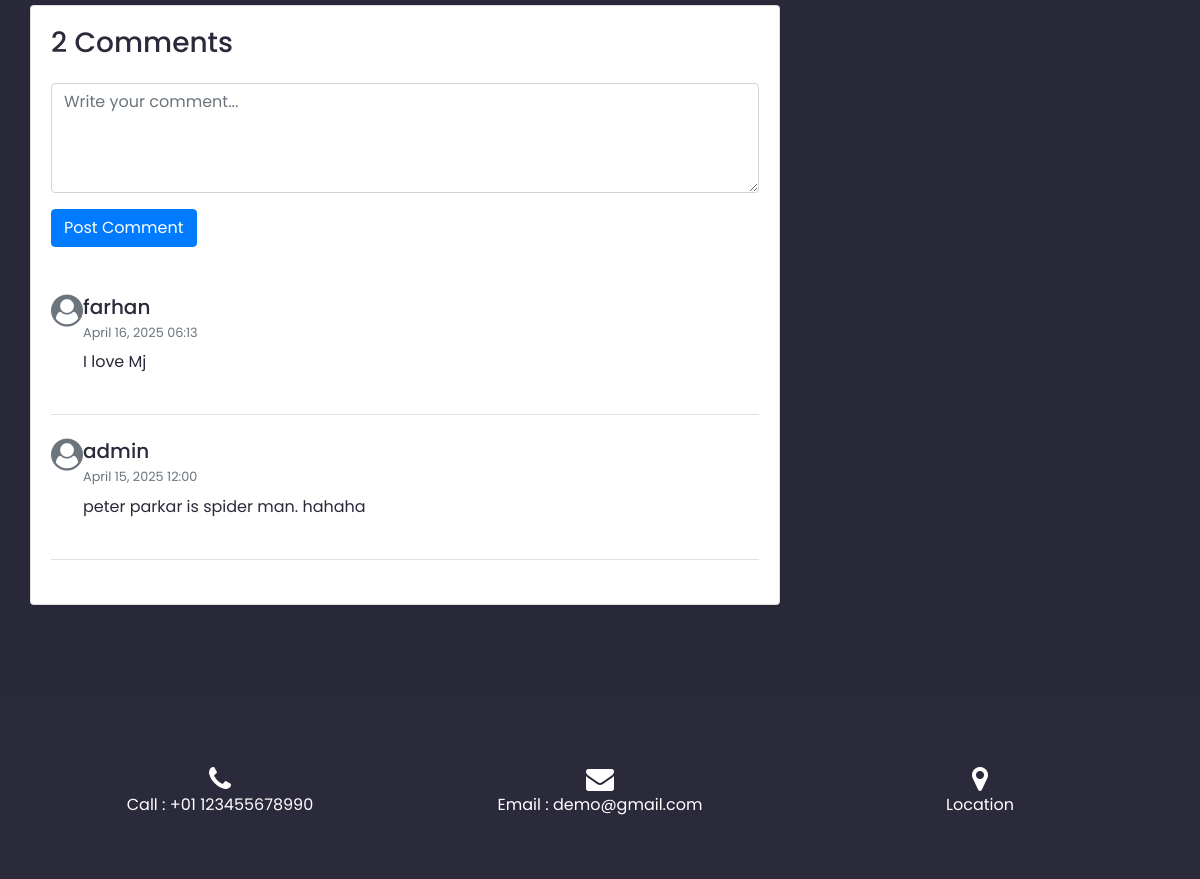
The app's page /blogs/1/ (middle part), older data.
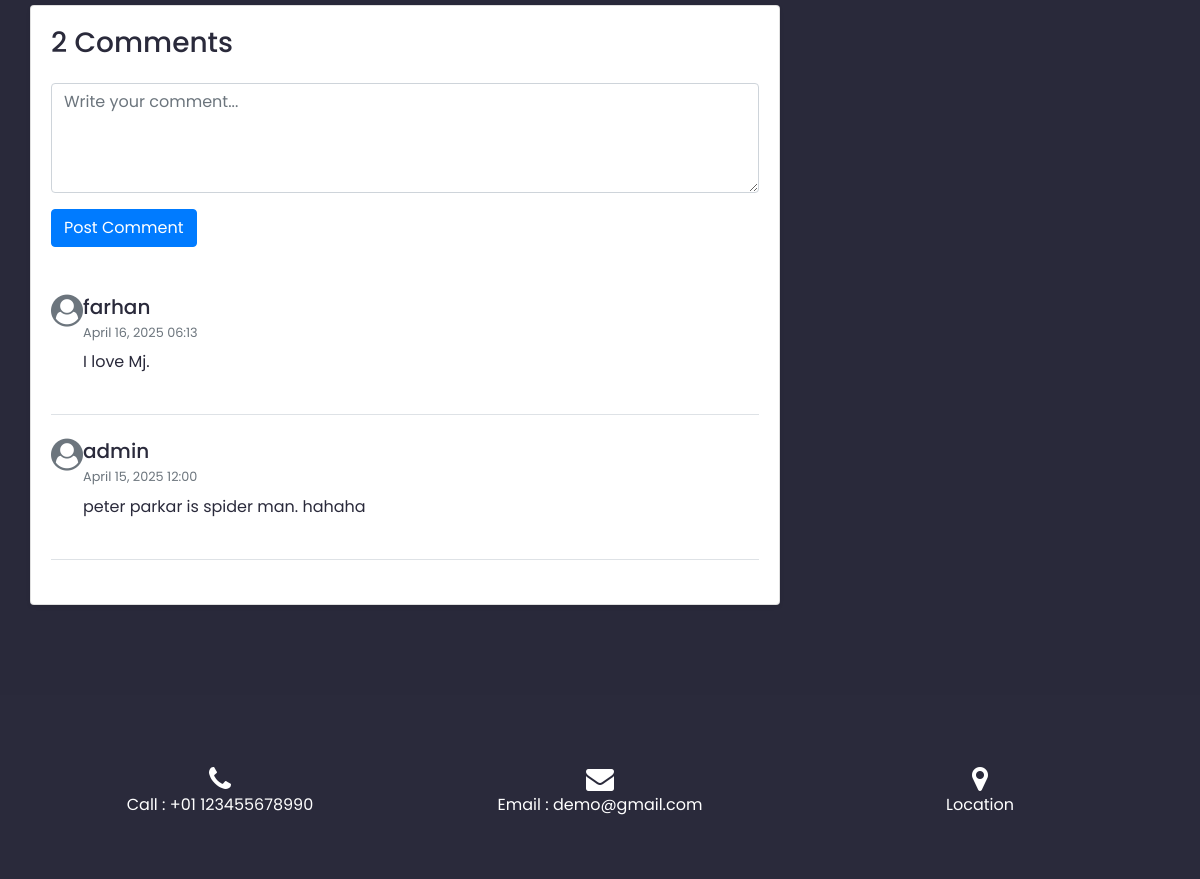
The same page, newer data.
### users/models.py (models this page shows, shortened)
class Comment(models.Model):
    user = models.ForeignKey(User, on_delete=models.CASCADE, null=True, blank=True)
    blog = models.ForeignKey(Blog, on_delete=models.CASCADE, null=True, blank=True)
    content = models.TextField()
    created_at = models.DateTimeField(auto_now_add=True)

class User(AbstractBaseUser, PermissionsMixin):
    username = models.CharField(max_length=150, unique=True)
    email = models.EmailField(unique=True)
    is_staff = models.BooleanField(default=False)
    is_active = models.BooleanField(default=True)
    created_at = models.DateTimeField(auto_now_add=True)
    objects = UserManager()
    USERNAME_FIELD = 'email'
    REQUIRED_FIELDS = ['username']

### users/views.py (the view)
# urls.py: path('blogs/<int:blog_id>/', blog_detail, name='blog_detail'),
def blog_detail(request, blog_id):
    blog = get_object_or_404(Blog, id=blog_id)
    comments = Comment.objects.filter(blog=blog).order_by('-created_at')
    recent_blogs = Blog.objects.exclude(id=blog_id)[:5]
    likes_count = Like.objects.filter(blog=blog).count()
    user_liked = False
    if request.user.is_authenticated:
        user_liked = Like.objects.filter(blog=blog, user=request.user).exists()
    context = {
        'blog': blog,
        'comments': comments,
        'recent_blogs': recent_blogs,
        'likes_count': likes_count,
        'user_liked': user_liked,
    }
    return render(request, 'blog_details.html', context)

### users/templates/blog_details.html (shortened to what this page needs)
{% load static %}
<!DOCTYPE html>
<html>
<head>
  <link rel="stylesheet" type="text/css" href="{% static 'edgecut/css/bootstrap.css' %}" />
  <link href="{% static 'edgecut/css/font-awesome.min.css' %}" rel="stylesheet" />
  <link href="{% static 'edgecut/css/style.css' %}" rel="stylesheet" />
  <link href="{% static 'edgecut/css/responsive.css' %}" rel="stylesheet" />
</head>
<body class="sub_page">
  <section class="blog_details_section layout_padding">
    <div class="container">
      <div class="row">
        <div class="col-lg-8">
          <div class="comments_box card shadow-sm">
            <div class="card-body">
              <h3 class="card-title mb-4">{{ comments.count }} Comments</h3>
              <form method="POST" action="{% url 'add_comment' blog.id %}" class="mb-5 comment-form">
                <div class="form-group mb-3">
                  <textarea class="form-control" name="content" rows="4" placeholder="Write your comment..."
                    required></textarea>
                </div>
                <button type="submit" class="btn btn-primary">Post Comment</button>
              </form>
              {% for comment in comments %}
              <div class="comment-item mb-4 pb-4 border-bottom" id="comment-{{ comment.id }}">
                <div class="d-flex align-items-start">
                  <div class="comment-avatar me-3">
                    <i class="fa fa-user-circle fa-2x text-muted"></i>
                  </div>
                  <div class="comment-body flex-grow-1">
                    <h5 class="mb-1">
                      {% if comment.user %}
                      {{ comment.user.username|default:comment.user.email }}
                      {% else %}
                      Anonymous
                      {% endif %}
                    </h5>
                    <p class="text-muted small mb-2">{{ comment.created_at|date:"F d, Y H:i" }}</p>
                    <p class="comment-content">{{ comment.content }}</p>
                  </div>
                </div>
              </div>
              {% empty %}
              <p class="text-muted">No comments yet. Be the first to comment!</p>
              {% endfor %}
            </div>
          </div>
        </div>
        <div class="col-lg-4">
        </div>
      </div>
  </section>
  <section class="info_section long_section">
    <div class="container">
      <div class="contact_nav">
        <a href=""><i class="fa fa-phone" aria-hidden="true"></i><span>Call : +01 123455678990</span></a>
        <a href=""><i class="fa fa-envelope" aria-hidden="true"></i><span>Email : demo@gmail.com</span></a>
        <a href=""><i class="fa fa-map-marker" aria-hidden="true"></i><span>Location</span></a>
      </div>
      <div class="info_top">
      </div>
    </div>
  </section>

Row changes from the older to the newer data that the page shows:
changed Comment "farhan": content "I love Mj" → "I love Mj."
